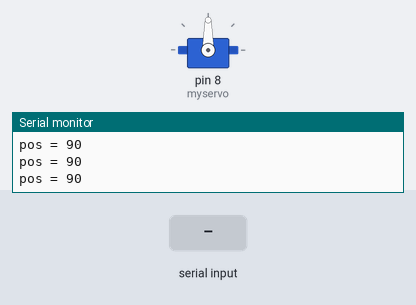
The sketch below on a simulated Arduino Uno, built with avr-gcc and run on an emulated ATmega328P. On the bench: servo, the last lines printed to the serial monitor. Inputs (shaded band) come from the test bench.

Above: at 1.2 s.
1.3 s: "1" received over Serial
At 2.5 s:
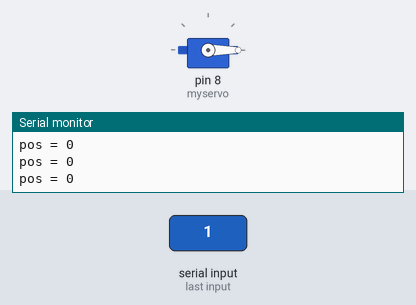
2.8 s: "4" received over Serial
At 3.6 s:
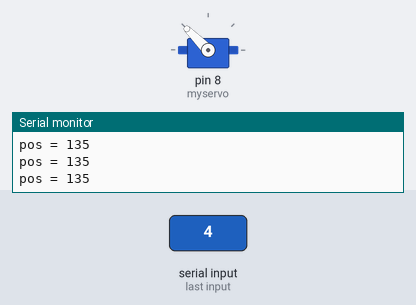
4.3 s: "." received over Serial
At 4.7 s:
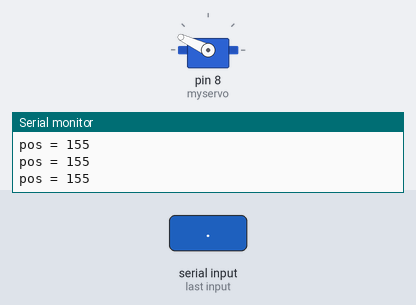
5.8 s: "2" received over Serial
At 7.0 s:
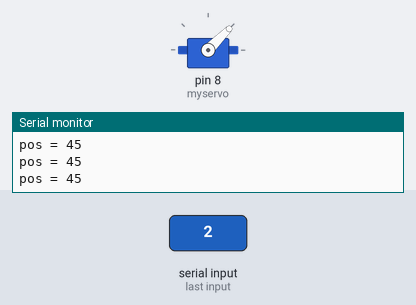
7.3 s: "," received over Serial
At 8.5 s:
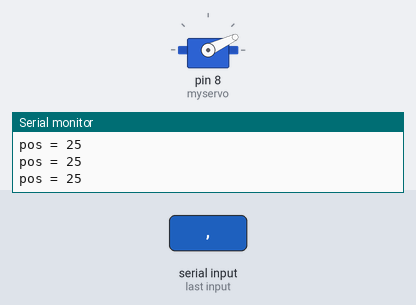
8.8 s: "5" received over Serial
At 9.6 s:
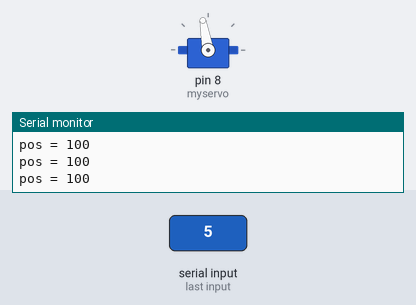
Timing chart, 0 to 11.3 s (numbered marks = the images above; inputs shaded):
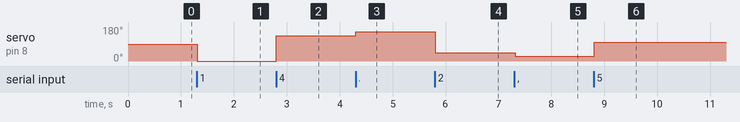

The sketch:

servo.ino
```cpp
#include <Servo.h>
#define MAX 180
#define MIN 0
#define STP 20

Servo myservo;

int pos = 90;

void setup() {
  myservo.attach(8);
  myservo.write(pos);
  delay(15);
  Serial.begin(9600);
}

void loop() {
  if(Serial.available() > 0) {
    char ch = Serial.read();
    if(ch == '.') { // '.' 이게 '>'대신으로 쓴거다
      if(pos+STP <= MAX) pos = pos+STP;
      else pos = MAX;
    }
    else if(ch == ',') {
       if(pos-STP >= MIN) pos = pos-STP;
      else pos = MIN;
    }
    else if(ch == '1') pos = 0;
    else if(ch == '2') pos = 45;
    else if(ch == '3') pos = 90;
    else if(ch == '4') pos = 135;
    else if(ch == '5') pos = 100;
  }
  else;
  Serial.print("pos = ");
  myservo.write(pos); delay(15);
  Serial.println(pos);
}
```

Measured:
- after the input at 1.3 s, servo on pin 8 (myservo): 90° → 0° at once
- after the input at 2.8 s, servo on pin 8 (myservo): 0° → 135° at once
- after the input at 4.3 s, servo on pin 8 (myservo): 135° → 155° at once
- after the input at 5.8 s, servo on pin 8 (myservo): 155° → 45° at once
- after the input at 7.3 s, servo on pin 8 (myservo): 45° → 25° at once
- after the input at 8.8 s, servo on pin 8 (myservo): 25° → 100° at once
